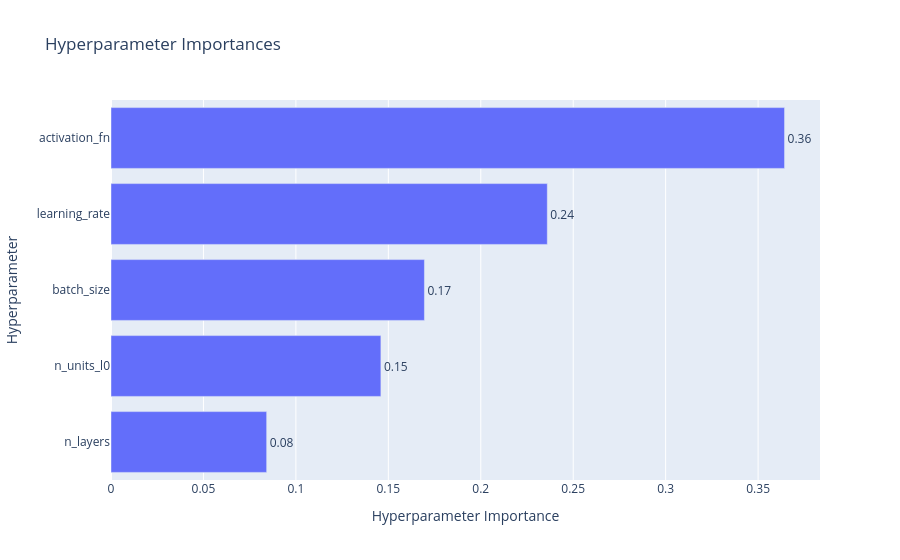

The notebook cell this image was saved under:
### Markdown cell above
## Treinamento do melhor modelo encontrado, e plots

### Code cell
fig = optuna.visualization.plot_param_importances(study, target=lambda t: t.values[0], target_name="accuracy")
show(fig)

### Figure 1 — Plotly figure (JSON) as saved in the notebook; plotly's stock layout.template omitted (floating-point values rounded to 4 significant figures)
{"data": [{"cliponaxis": false, "hovertemplate": ["n_layers (IntDistribution): 0.08419692052458541<extra></extra>", "n_units_l0 (IntDistribution): 0.14597869686901277<extra></extra>", "batch_size (CategoricalDistribution): 0.16952897723254404<extra></extra>", "learning_rate (FloatDistribution): 0.23598678976688622<extra></extra>", "activation_fn (CategoricalDistribution): 0.36430861560697153<extra></extra>"], "name": "accuracy", "orientation": "h", "text": ["0.08", "0.15", "0.17", "0.24", "0.36"], "textposition": "outside", "type": "bar", "x": [0.0842, 0.146, 0.1695, 0.236, 0.3643], "y": ["n_layers", "n_units_l0", "batch_size", "learning_rate", "activation_fn"]}], "layout": {"title": {"text": "Hyperparameter Importances"}, "xaxis": {"title": {"text": "Hyperparameter Importance"}}, "yaxis": {"title": {"text": "Hyperparameter"}}}}
